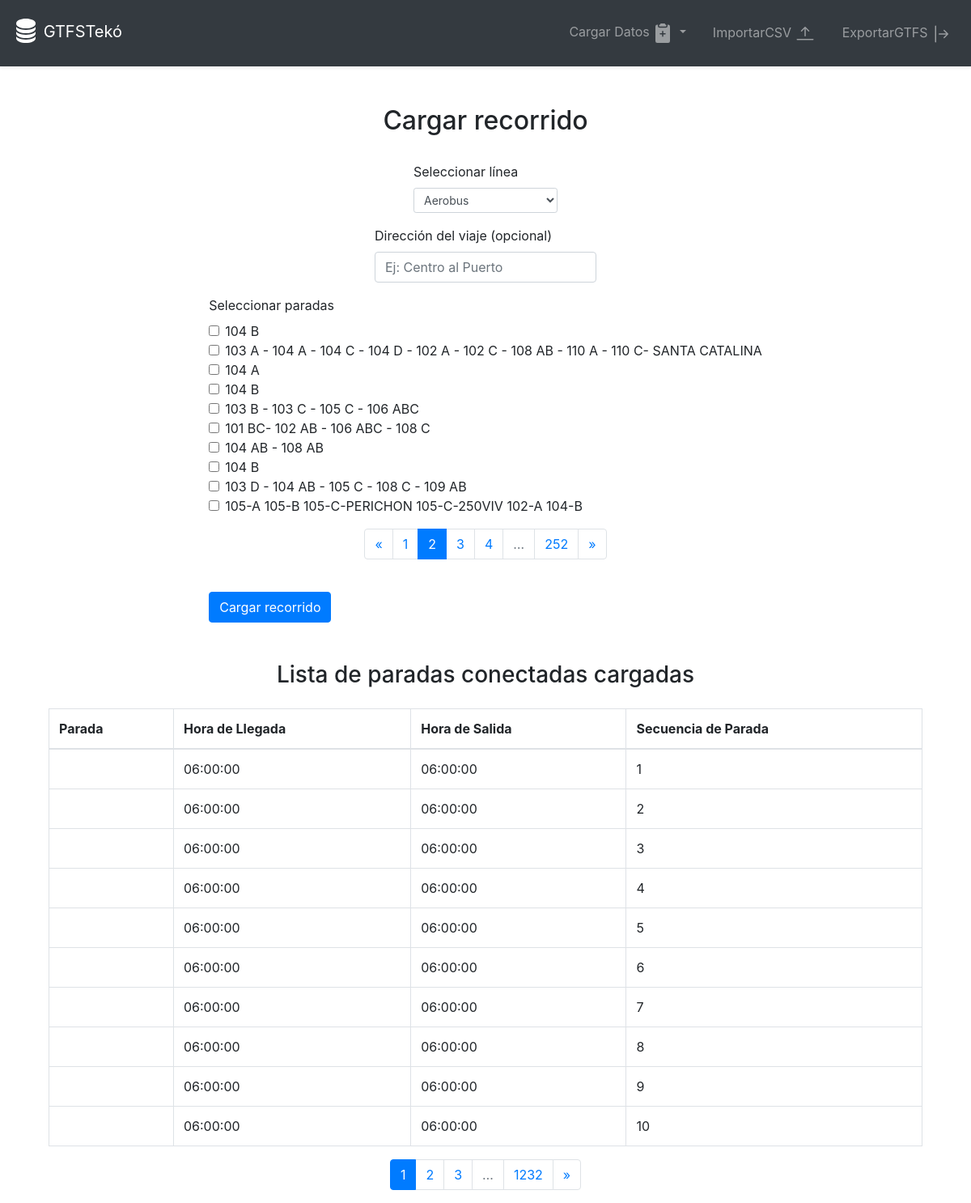
Page /gtfs/cargar_recorrido?page=2 on the committed database.
### models/models.py (models this page shows)
class Stop(db.Model):
    stop_id = db.Column(db.Integer, primary_key=True)
    stop_name = db.Column(db.String(100), nullable=False)
    stop_lat = db.Column(db.Float, nullable=False)
    stop_lon = db.Column(db.Float, nullable=False)
    stop_desc = db.Column(db.String(100))

class StopTime(db.Model):
    trip_id = db.Column(db.Integer, db.ForeignKey('trip.trip_id'), primary_key=True)
    stop_id = db.Column(db.Integer, db.ForeignKey('stop.stop_id'))
    arrival_time = db.Column(db.String(8), nullable=False)
    departure_time = db.Column(db.String(8), nullable=False)
    stop_sequence = db.Column(db.Integer, nullable=False, primary_key=True)
    stop_lat = db.Column(db.Float, nullable=False)
    stop_lon = db.Column(db.Float, nullable=False)

### routes/recorrido_routes.py (the view, shortened to what this page needs)
@gtfs_bp.route('/cargar_recorrido', methods=['GET', 'POST'])
def cargar_recorrido():
    page = request.args.get('page', 1, type=int)
    stops_pagination = Stop.query.paginate(page=page, per_page=10)
    stop_times_page = request.args.get('stop_times_page', 1, type=int)
    stop_times_pagination = StopTime.query.paginate(page=stop_times_page, per_page=10)
    routes = Route.query.all()
    stops = {stop.stop_id: stop.stop_name for stop in Stop.query.all()}
    return render_template('cargar_recorrido.html',
                           routes=routes,
                           stops=stops_pagination,
                           stop_times=stop_times_pagination,
                           stop_names=stops)

### templates/cargar_recorrido.html (shortened to what this page needs)
{% extends "base.html" %}
{% block content %}
<div class="container mt-5 d-flex align-items-center flex-column">
    <h2 class="text-center">Cargar recorrido</h2>
    <form method="POST" action="{{ url_for('gtfs.cargar_recorrido') }}" class="mt-4">
        <div class="d-flex justify-content-center">
            <div class="form-group">
                <label for="route_id">Seleccionar línea</label>
                <select class="form-control form-control-sm" id="route_id" name="route_id" required>
                    {% for route in routes %}
                    <option value="{{ route.route_id }}">{{ route.route_long_name }}</option>
                    {% endfor %}
                </select>
            </div>
        </div>
        <div class="d-flex justify-content-center">
            <div class="form-group">
                <label for="trip_headsign">Dirección del viaje (opcional)</label>
                <input type="text" class="form-control" id="trip_headsign" name="trip_headsign" placeholder="Ej: Centro al Puerto">
            </div>
        </div>
        <div class="d-flex justify-content-center">
            <div class="form-group">
                <label for="stops">Seleccionar paradas</label>
                <div class="form-check">
                    {% for stop in stops.items %}
                    <input type="checkbox" class="form-check-input stop-checkbox" id="stop_{{ stop.stop_id }}" name="stop_ids" value="{{ stop.stop_id }}">
                    <label class="form-check-label" for="stop_{{ stop.stop_id }}">{{ stop.stop_name }}</label><br>
                    {% endfor %}
                </div>
            </div>
        </div>
<nav aria-label="Page navigation">
    <ul class="pagination justify-content-center">
        {% if stops.has_prev %}
        <li class="page-item">
            <a class="page-link" href="{{ url_for('gtfs.cargar_recorrido', page=stops.prev_num) }}" aria-label="Previous">
                <span aria-hidden="true">&laquo;</span>
            </a>
        </li>
        {% endif %}
        {% for page_num in stops.iter_pages(left_edge=1, right_edge=1, left_current=2, right_current=2) %}
            {% if page_num %}
                <li class="page-item {% if page_num == stops.page %}active{% endif %}">
                    <a class="page-link" href="{{ url_for('gtfs.cargar_recorrido', page=page_num) }}">{{ page_num }}</a>
                </li>
            {% else %}
                <li class="page-item disabled"><span class="page-link">…</span></li>
            {% endif %}
        {% endfor %}
        {% if stops.has_next %}
        <li class="page-item">
            <a class="page-link" href="{{ url_for('gtfs.cargar_recorrido', page=stops.next_num) }}" aria-label="Next">
                <span aria-hidden="true">&raquo;</span>
            </a>
        </li>
        {% endif %}
    </ul>
</nav>
        <button type="submit" class="btn btn-primary mt-4">Cargar recorrido</button>
    </form>
    <h3 class="mt-5">Lista de paradas conectadas cargadas</h3>
<table class="table table-bordered mt-3">
    <thead>
        <tr>
            <th>Parada</th>
            <th>Hora de Llegada</th>
            <th>Hora de Salida</th>
            <th>Secuencia de Parada</th>
        </tr>
    </thead>
    <tbody>
        {% for stop_time in stop_times.items %}
        <tr>
            <td>
            </td>
            <td>{{ stop_time.arrival_time }}</td>
            <td>{{ stop_time.departure_time }}</td>
            <td>{{ stop_time.stop_sequence }}</td>
        </tr>
        {% endfor %}
    </tbody>
</table>
<nav aria-label="Page navigation">
    <ul class="pagination justify-content-center">
        {% for page_num in stop_times.iter_pages(left_edge=1, right_edge=1, left_current=2, right_current=2) %}
            {% if page_num %}
                <li class="page-item {% if page_num == stop_times.page %}active{% endif %}">
                    <a class="page-link" href="{{ url_for('gtfs.cargar_recorrido', stop_times_page=page_num) }}">{{ page_num }}</a>
                </li>
            {% else %}
                <li class="page-item disabled"><span class="page-link">…</span></li>
            {% endif %}
        {% endfor %}
        {% if stop_times.has_next %}
        <li class="page-item">
            <a class="page-link" href="{{ url_for('gtfs.cargar_recorrido', stop_times_page=stop_times.next_num) }}" aria-label="Next">
                <span aria-hidden="true">&raquo;</span>
            </a>
        </li>
        {% endif %}
    </ul>
</nav>
{% endblock %}

### rows in the picture
Stop: stop_name "104 B"
Stop: stop_name "103 A - 104 A - 104 C - 104 D - 102 A - 102 C - 108 AB - 110 A - 110 C- SANTA CATALINA"
Stop: stop_name "104 A"
Stop: stop_name "104 B"
Stop: stop_name "103 B - 103 C - 105 C - 106 ABC"
Stop: stop_name "101 BC- 102 AB - 106 ABC - 108 C"
Stop: stop_name "104 AB - 108 AB"
Stop: stop_name "104 B"
Stop: stop_name "103 D - 104 AB - 105 C - 108 C - 109 AB"
Stop: stop_name "105-A 105-B 105-C-PERICHON 105-C-250VIV 102-A 104-B"
StopTime: arrival_time "06:00:00", departure_time "06:00:00", stop_sequence "1"
StopTime: arrival_time "06:00:00", departure_time "06:00:00", stop_sequence "2"
StopTime: arrival_time "06:00:00", departure_time "06:00:00", stop_sequence "3"
StopTime: arrival_time "06:00:00", departure_time "06:00:00", stop_sequence "4"
StopTime: arrival_time "06:00:00", departure_time "06:00:00", stop_sequence "5"
StopTime: arrival_time "06:00:00", departure_time "06:00:00", stop_sequence "6"
StopTime: arrival_time "06:00:00", departure_time "06:00:00", stop_sequence "7"
StopTime: arrival_time "06:00:00", departure_time "06:00:00", stop_sequence "8"
StopTime: arrival_time "06:00:00", departure_time "06:00:00", stop_sequence "9"
StopTime: arrival_time "06:00:00", departure_time "06:00:00", stop_sequence "10"

### other values in the picture
{{ page_num }} "1" "2" "3" "4" "252"
{{ page_num }} "1" "2" "3" "1232"
form field route_id "Aerobus"
